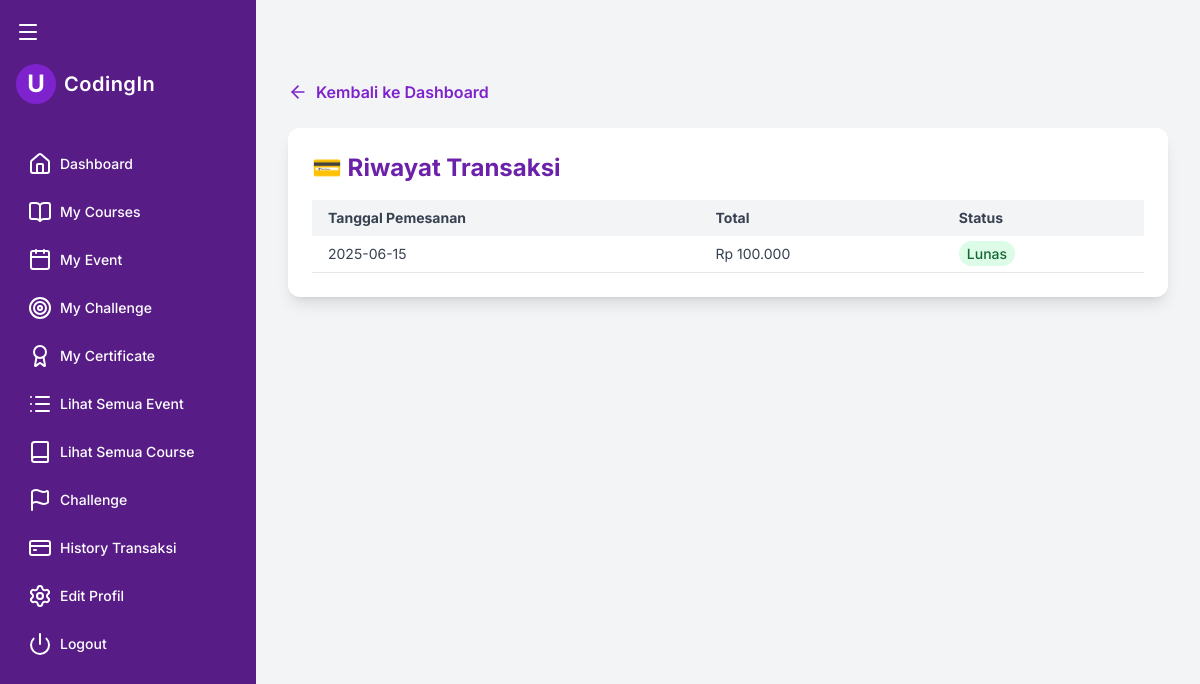
/user/transactions.php (signed in), run on an earlier commit of the app's database.
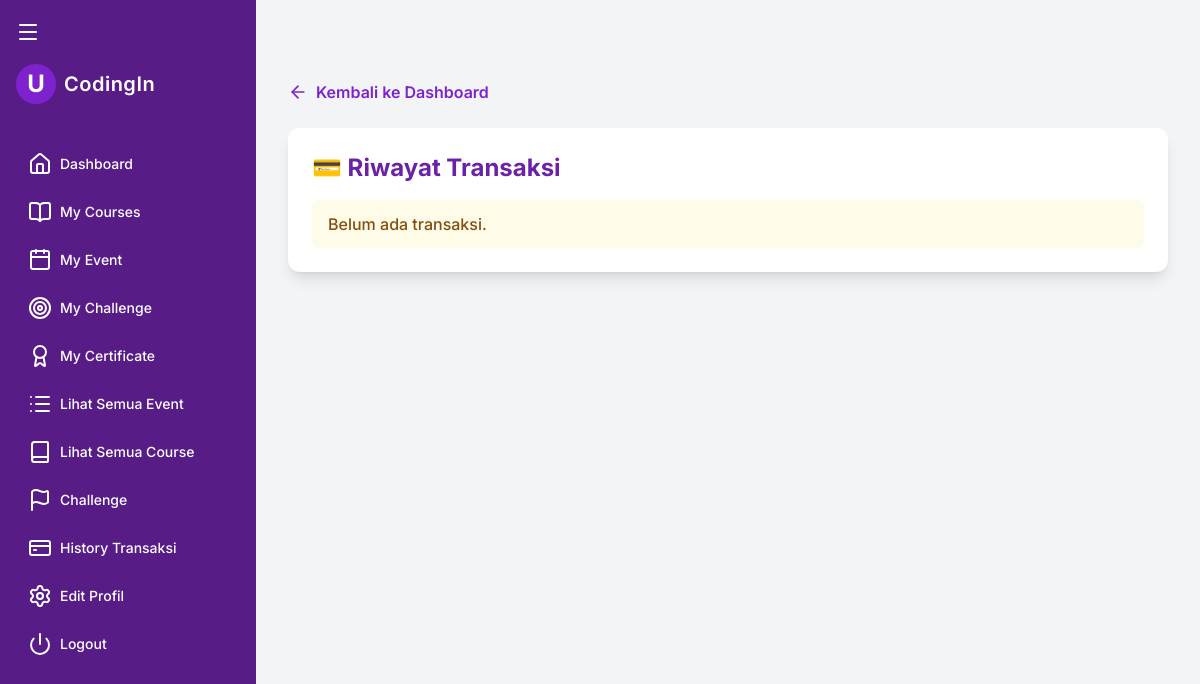
And on a later commit of the database.
### tables this page shows
CREATE TABLE `transaksi` (
  `ID_Transaksi` char(6) NOT NULL,
  `Tanggal_Pemesanan` date NOT NULL,
  `Total_Awal` decimal(10,2) NOT NULL,
  `REDEEM_CODE` varchar(10) DEFAULT NULL,
  `Diskon` float DEFAULT NULL,
  `Total_Akhir` decimal(10,2) NOT NULL,
  `Status_Pembayaran` varchar(30) NOT NULL,
  `Tanggal_Dimulai` date DEFAULT NULL,
  `Tanggal_Berakhir` date DEFAULT NULL,
  `Bukti_Pembayaran` varchar(255) DEFAULT NULL,
  `User_ID` char(6) NOT NULL,
  `Paket_ID_Paket` char(4) NOT NULL
);

### user/transactions.php (the view, shortened to what this page needs)
<?php
require_once '../config/database.php';
$user_id = $_SESSION["user_id"];
$stmt = $pdo->prepare("SELECT * FROM transaksi WHERE User_ID = ? ORDER BY Tanggal_Pemesanan DESC");
$stmt->execute([$user_id]);
$transaksi = $stmt->fetchAll(PDO::FETCH_ASSOC);
?>
<!DOCTYPE html>
<html lang="id">
<head>
  <script src="https://cdn.tailwindcss.com"></script>
</head>
<body class="bg-gray-100 min-h-screen">
<div class="flex">
  <?php include '../includes/user_sidebar.php'; ?>
  <main id="mainContent" class="flex-grow p-8 pt-20 transition-all duration-300">
    <a href="../public/dashboard_user.php" class="inline-flex items-center text-purple-700 hover:underline font-semibold mb-6">
      <i data-lucide="arrow-left" class="w-5 h-5 mr-2"></i> Kembali ke Dashboard
    </a>
    <div class="bg-white shadow-lg rounded-xl p-6 max-w-4xl mx-auto">
      <h3 class="text-2xl font-bold text-purple-800 mb-4">💳 Riwayat Transaksi</h3>
      <?php if ($transaksi): ?>
        <div class="overflow-x-auto">
          <table class="min-w-full text-sm text-left">
            <thead class="bg-gray-100 text-gray-700 font-semibold">
              <tr>
                <th class="px-4 py-2">Tanggal Pemesanan</th>
                <th class="px-4 py-2">Total</th>
                <th class="px-4 py-2">Status</th>
              </tr>
            </thead>
            <tbody class="text-gray-700">
              <?php foreach ($transaksi as $t): ?>
                <tr class="border-b hover:bg-gray-50">
                  <td class="px-4 py-2"><?= htmlspecialchars($t['Tanggal_Pemesanan']) ?></td>
                  <td class="px-4 py-2">Rp <?= number_format($t['Total_Akhir'], 0, ',', '.') ?></td>
                  <td class="px-4 py-2">
                    <span class="px-2 py-1 rounded-full text-sm font-medium
                      <?= $t['Status_Pembayaran'] === 'Lunas' ? 'bg-green-100 text-green-800' :
                           ($t['Status_Pembayaran'] === 'Menunggu Pembayaran' ? 'bg-yellow-100 text-yellow-800' :
                           'bg-blue-100 text-blue-800') ?>">
                      <?= htmlspecialchars($t['Status_Pembayaran']) ?>
                    </span>
                  </td>
                </tr>
              <?php endforeach; ?>
            </tbody>
          </table>
        </div>
      <?php else: ?>
        <div class="bg-yellow-50 text-yellow-800 px-4 py-3 rounded-md font-medium">
          Belum ada transaksi.
        </div>
      <?php endif; ?>
    </div>
  </main>
</div>
</body>
</html>

### includes/user_sidebar.php (shortened to what this page needs)
<script src="https://cdn.tailwindcss.com"></script>
<div class="fixed top-3 left-0 z-50 flex items-center pl-2">
  <button id="sidebarToggle" class="p-2">
    <i id="burgerIcon" data-lucide="menu" class="text-white w-6 h-6"></i>
  </button>
</div>
<aside id="userSidebar" class="bg-purple-900 text-white min-h-screen px-4 py-8 w-64 transition-all duration-300 ease-in-out fixed top-0 left-0 z-40">
  <div class="flex items-center mt-8 mb-10 space-x-2 sidebar-header transition-all duration-300">
    <div class="w-10 h-10 rounded-full bg-purple-700 flex items-center justify-center font-bold text-2xl">U</div>
    <span class="font-semibold text-xl tracking-wide sidebar-label">CodingIn</span>
  </div>
  <nav>
    <ul class="space-y-2 text-sm font-medium">
      <li>
        <a href="/codingin/public/dashboard_user.php" class="flex items-center px-3 py-2 rounded-lg hover:bg-purple-700">
          <i data-lucide="home" class="mr-2"></i> <span class="sidebar-label">Dashboard</span>
        </a>
      </li>
      <li>
        <a href="/codingin/user/my_courses.php" class="flex items-center px-3 py-2 rounded-lg hover:bg-purple-700">
          <i data-lucide="book-open" class="mr-2"></i> <span class="sidebar-label">My Courses</span>
        </a>
      </li>
      <li>
        <a href="/codingin/user/my_event.php" class="flex items-center px-3 py-2 rounded-lg hover:bg-purple-700">
          <i data-lucide="calendar" class="mr-2"></i> <span class="sidebar-label">My Event</span>
        </a>
      </li>
      <li>
        <a href="../user/my_challenge.php" class="flex items-center px-3 py-2 rounded-lg hover:bg-purple-700"">
          <i data-lucide="target" class="mr-2"></i> <span class="sidebar-label">My Challenge</span>
        </a>
      </li>
      <li>
        <a href="/codingin/user/my_certificate.php" class="flex items-center px-3 py-2 rounded-lg hover:bg-purple-700">
          <i data-lucide="award" class="mr-2"></i> <span class="sidebar-label">My Certificate</span>
        </a>
      </li>
      <li>
        <a href="/codingin/user/event_list.php" class="flex items-center px-3 py-2 rounded-lg hover:bg-purple-700">
          <i data-lucide="list" class="mr-2"></i> <span class="sidebar-label">Lihat Semua Event</span>
        </a>
      </li>
      <li>
        <a href="/codingin/user/course_list.php" class="flex items-center px-3 py-2 rounded-lg hover:bg-purple-700">
          <i data-lucide="book" class="mr-2"></i> <span class="sidebar-label">Lihat Semua Course</span>
        </a>
      </li>
      <li>
        <a href="/codingin/user/challenge_list.php" class="flex items-center px-3 py-2 rounded-lg hover:bg-purple-700">
          <i data-lucide="flag" class="mr-2"></i> <span class="sidebar-label">Challenge</span>
        </a>
      </li>
      <li>
        <a href="/codingin/user/transactions.php" class="flex items-center px-3 py-2 rounded-lg hover:bg-purple-700">
          <i data-lucide="credit-card" class="mr-2"></i> <span class="sidebar-label">History Transaksi</span>
        </a>
      </li>
      <li>
        <a href="/codingin/user/edit_profil.php" class="flex items-center px-3 py-2 rounded-lg hover:bg-purple-700">
          <i data-lucide="settings" class="mr-2"></i> <span class="sidebar-label">Edit Profil</span>
        </a>
      </li>
      <li>
        <a href="/codingin/public/logout.php" class="flex items-center px-3 py-2 rounded-lg hover:bg-purple-700 text-white font-medium">
          <i data-lucide="power" class="mr-2"></i> <span class="sidebar-label">Logout</span>
        </a>
      </li>
    </ul>
  </nav>
</aside>

### user/transactions.php (style rules this page uses)
body { font-family: 'Inter', sans-serif; }

What changed in the data, as far as the page shows it:
removed transaksi: Tanggal_Pemesanan "2025-06-15", Total_Akhir "100.000", Status_Pembayaran "Lunas"
Also different on the page:
text no longer shown: "Tanggal Pemesanan Total Status"
text now shown: "Belum ada transaksi."
